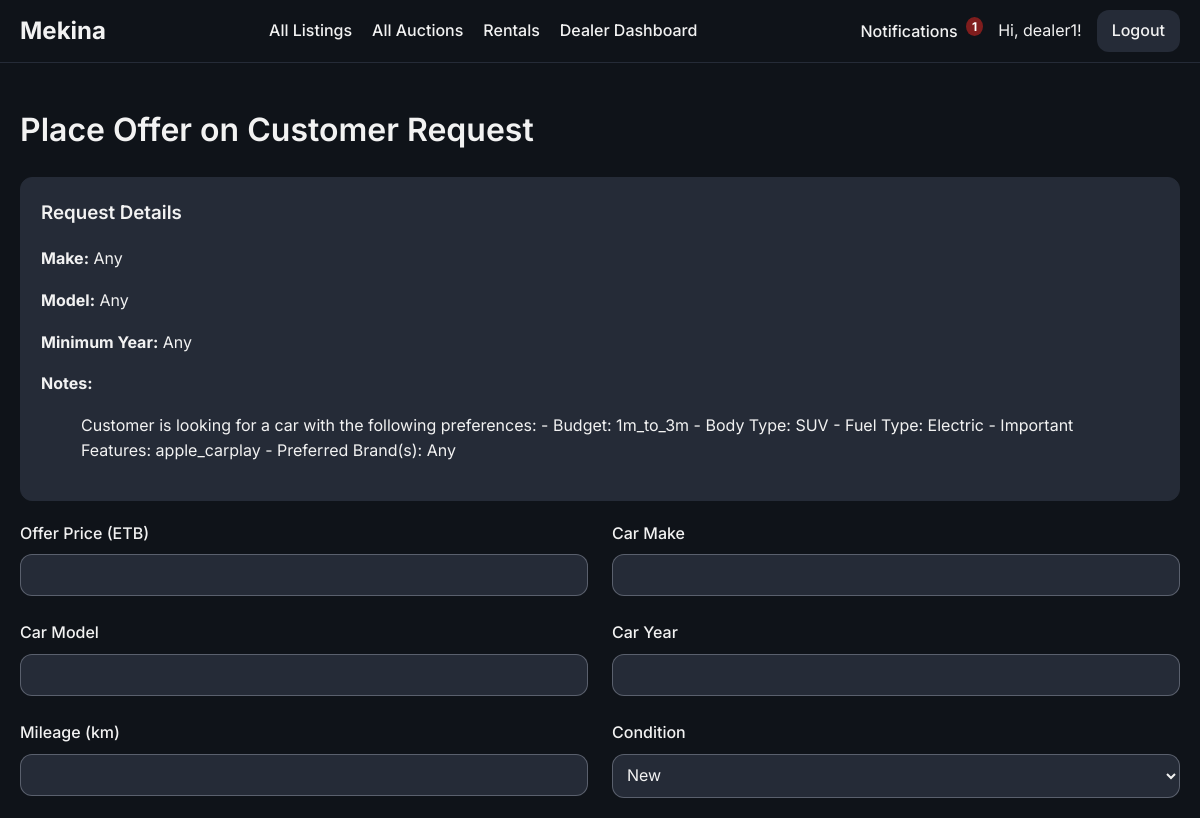
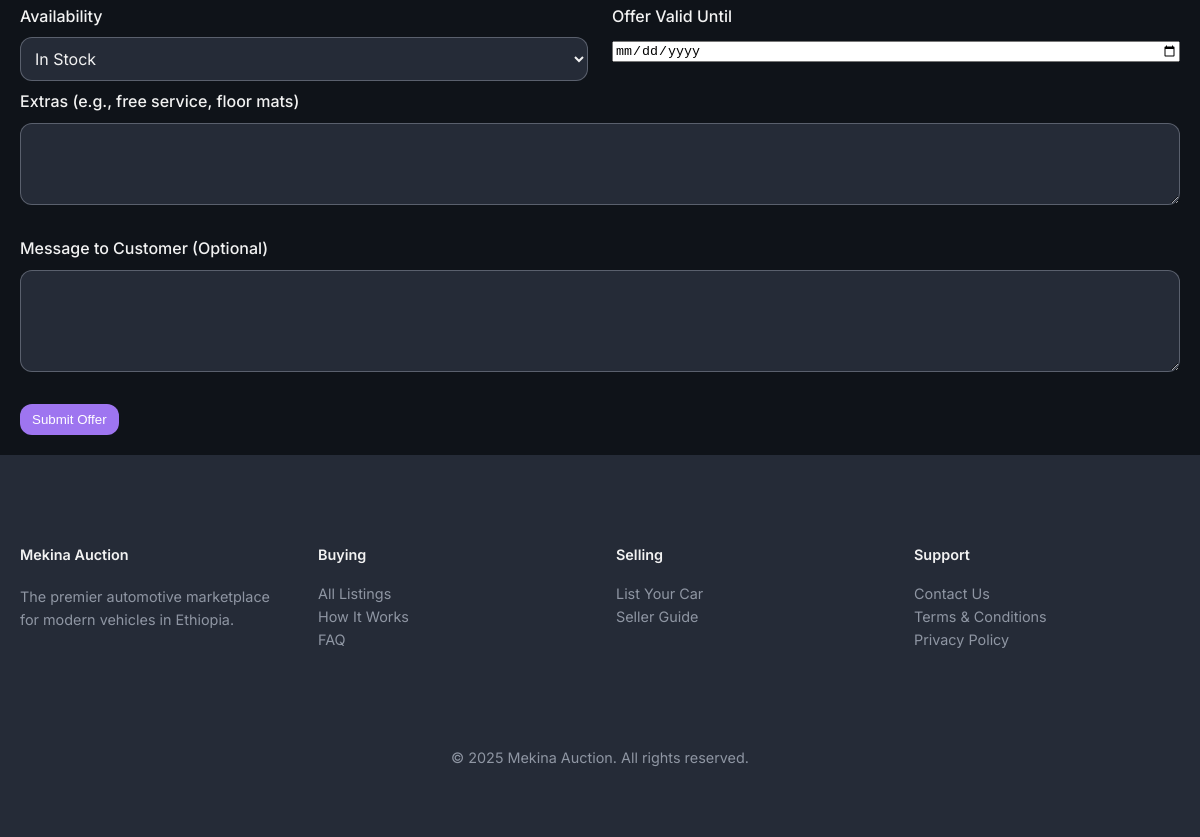
Page /dealer/request/11/bid (signed in) on the earlier database version (2 pictures, top to bottom).
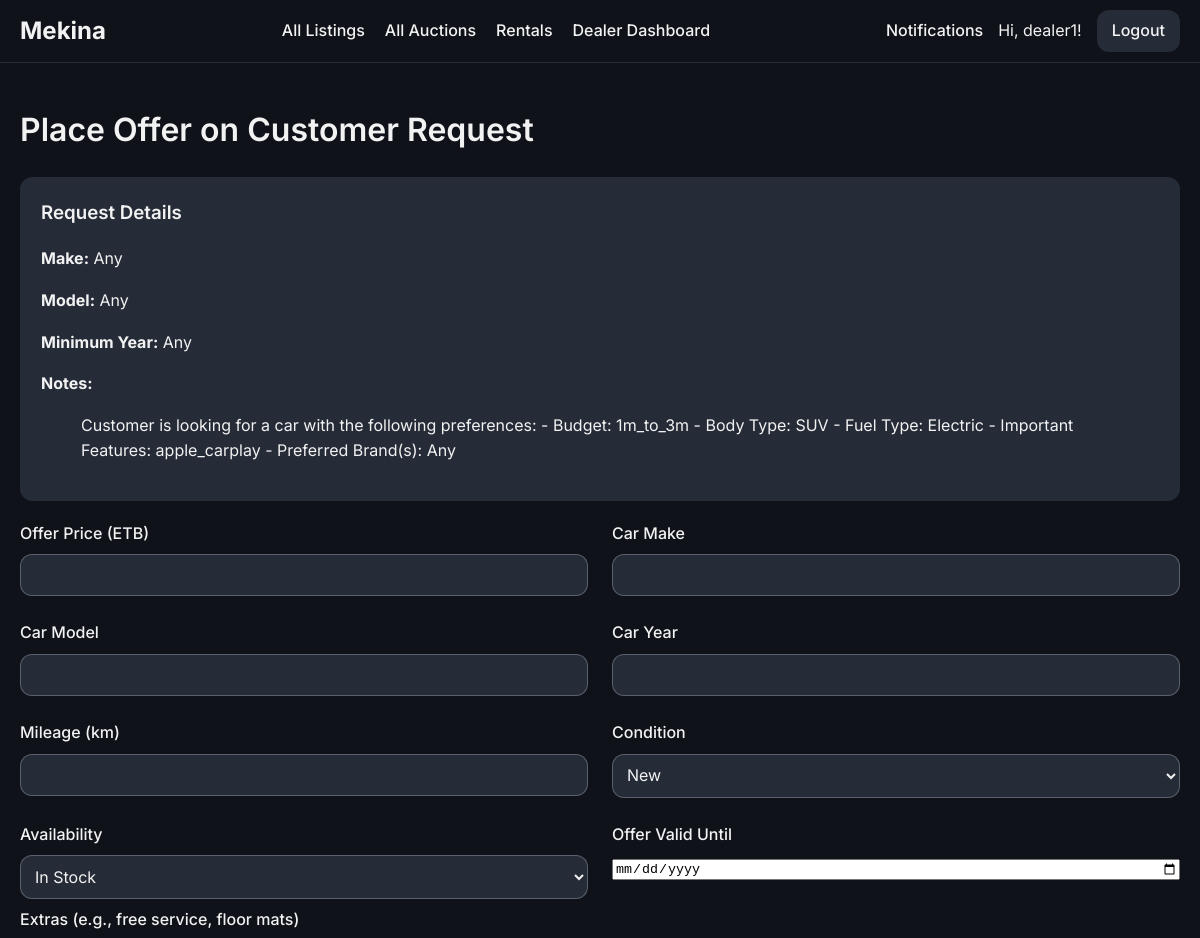
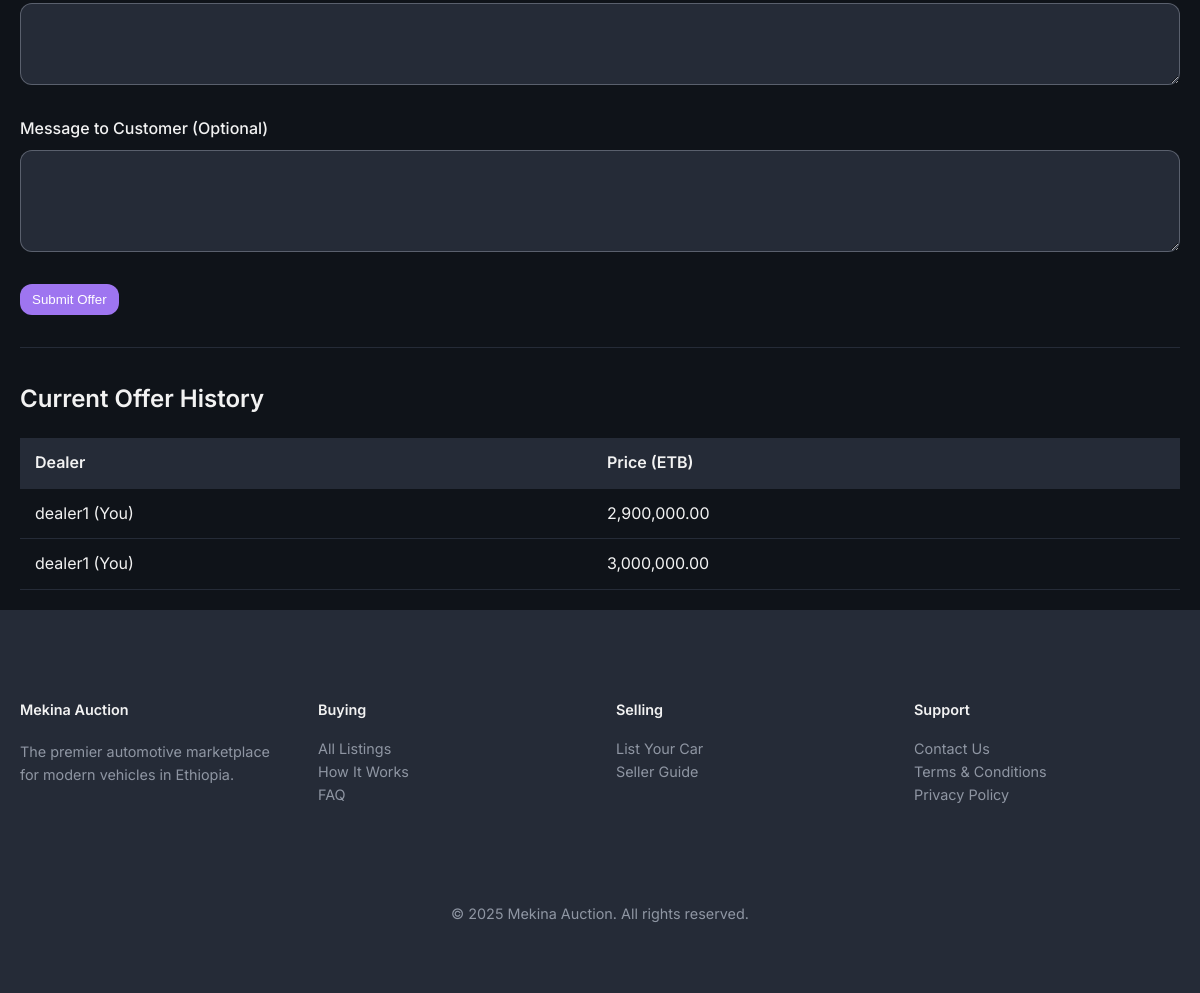
Same page on the later database version (2 pictures, top to bottom).
### models/dealer_bid.py (models this page shows, shortened)
class DealerBid(db.Model):
    id = db.Column(db.Integer, primary_key=True)
    price = db.Column(db.Float, nullable=False)
    timestamp = db.Column(db.DateTime, index=True, default=datetime.utcnow)
    status = db.Column(db.String(20), nullable=False, default='pending') # e.g., pending, accepted, rejected
    make = db.Column(db.String(64), nullable=False)
    model = db.Column(db.String(64), nullable=False)
    availability = db.Column(db.String(50), nullable=False)
    car_year = db.Column(db.Integer, nullable=False)
    mileage = db.Column(db.Integer, nullable=False)
    condition = db.Column(db.String(50), nullable=False)
    extras = db.Column(db.Text, nullable=True)
    valid_until = db.Column(db.Date, nullable=False)
    message = db.Column(db.Text, nullable=True)
    dealer_id = db.Column(db.Integer, db.ForeignKey('user.id'), nullable=False)
    request_id = db.Column(db.Integer, db.ForeignKey('car_requests.id'), nullable=False)
    deal = db.relationship('Deal', backref='accepted_bid', uselist=False, foreign_keys='Deal.accepted_bid_id')

### models/user.py (models this page shows, shortened)
class User(UserMixin, db.Model):
    id = db.Column(db.Integer, primary_key=True)
    username = db.Column(db.String(64), index=True, unique=True, nullable=False)
    email = db.Column(db.String(120), index=True, unique=True, nullable=False)
    phone_number = db.Column(db.String(20), nullable=True)
    password_hash = db.Column(db.String(128))
    is_admin = db.Column(db.Boolean, default=False)
    is_dealer = db.Column(db.Boolean, default=False)
    is_rental_company = db.Column(db.Boolean, default=False)
    points = db.Column(db.Integer, nullable=False, default=5) # Points for dealers to bid
    cars = db.relationship('Car', backref='owner', lazy='dynamic')
    bids = db.relationship('Bid', backref='bidder', lazy='dynamic')
    dealer_bids = db.relationship('DealerBid', backref='dealer', lazy='dynamic')
    car_requests = db.relationship('CarRequest', backref='customer', lazy='dynamic')

### routes/dealer.py (the view, shortened to what this page needs)
@dealer_bp.route('/request/<int:request_id>/bid', methods=['GET', 'POST'])
@login_required
@dealer_required
def place_bid(request_id):
    car_request = CarRequest.query.get_or_404(request_id)
    existing_bids = car_request.dealer_bids.order_by(DealerBid.price.asc()).all()
    form = DealerBidForm()
    return render_template('place_dealer_bid.html', form=form, car_request=car_request, bids=existing_bids)

### routes/dealer.py (shortened to what this page needs)
class DealerBidForm(FlaskForm):
    price = FloatField('Offer Price (ETB)', validators=[DataRequired(), NumberRange(min=1)])
    make = StringField('Car Make', validators=[DataRequired()])
    model = StringField('Car Model', validators=[DataRequired()])
    car_year = IntegerField('Car Year', validators=[DataRequired(), NumberRange(min=1900, max=datetime.now().year + 1)])
    condition = SelectField('Condition', choices=[('New', 'New'), ('Used', 'Used')], validators=[DataRequired()])
    mileage = IntegerField('Mileage (km)', validators=[Optional(), NumberRange(min=0)])
    availability = SelectField('Availability', choices=[('In Stock', 'In Stock'), ('Available on Order', 'Available on Order')], validators=[DataRequired()])
    valid_until = DateField('Offer Valid Until', format='%Y-%m-%d', validators=[DataRequired()])
    extras = TextAreaField('Extras (e.g., free service, floor mats)', validators=[Optional(), Length(max=500)])
    message = TextAreaField('Message to Customer (Optional)', validators=[Optional(), Length(max=1000)])
    submit = SubmitField('Submit Offer')

### templates/place_dealer_bid.html (shortened to what this page needs)
{% extends "base.html" %}
{% block content %}
    <h1>Place Offer on Customer Request</h1>
    <div class="question-context">
        <h3>Request Details</h3>
        <p><strong>Make:</strong> {{ car_request.make or 'Any' }}</p>
        <p><strong>Model:</strong> {{ car_request.model or 'Any' }}</p>
        <p><strong>Minimum Year:</strong> {{ car_request.min_year or 'Any' }}</p>
        <p><strong>Notes:</strong></p>
        <blockquote>{{ car_request.notes or 'None' }}</blockquote>
    </div>
    <form method="POST" action="">
        <div class="form-grid two-columns">
            <div class="form-group">
                {{ form.price.label }}
                {{ form.price() }}
            </div>
            <div class="form-group">
                {{ form.make.label }}
                {{ form.make() }}
            </div>
            <div class="form-group">
                {{ form.model.label }}
                {{ form.model() }}
            </div>
            <div class="form-group">
                {{ form.car_year.label }}
                {{ form.car_year() }}
            </div>
            <div class="form-group">
                {{ form.mileage.label }}
                {{ form.mileage() }}
            </div>
            <div class="form-group">
                {{ form.condition.label }}
                {{ form.condition() }}
            </div>
            <div class="form-group">
                {{ form.availability.label }}
                {{ form.availability() }}
            </div>
            <div class="form-group">
                {{ form.valid_until.label }}
                {{ form.valid_until(placeholder='YYYY-MM-DD') }}
            </div>
        </div>
        <div class="form-group">
            {{ form.extras.label }}
            {{ form.extras(rows=3) }}
        </div>
        <div class="form-group">
            {{ form.message.label }}
            {{ form.message(rows=4) }}
        </div>
        {{ form.submit(class='btn approve') }}
    </form>
    {% if bids %}
    <hr>
    <h2>Current Offer History</h2>
    <table>
        <thead>
            <tr>
                <th>Dealer</th>
                <th>Price (ETB)</th>
            </tr>
        </thead>
        <tbody>
            {% for bid in bids %}
            <tr>
                <td>{{ bid.dealer.username }} {% if bid.dealer_id == current_user.id %}(You){% endif %}</td>
                <td>{{ '{:,.2f}'.format(bid.price) }}</td>
            {% endfor %}
        </tbody>
    </table>
    {% endif %}
{% endblock %}

### templates/base.html (shortened to what the changed rows need)
<!DOCTYPE html>
<html lang="en">
<head>
    <link rel="stylesheet" href="{{ url_for('static', filename='css/style.css') }}">
</head>
<body>
    <nav>
        <div class="nav-right">
            {% if current_user.is_authenticated %}
                <a href="{{ url_for('main.notifications') }}">
                    Notifications
                    {% if unread_notifications > 0 %}<span class="notification-badge">{{ unread_notifications }}</span>{% endif %}
                </a>
            {% else %}
                <a href="{{ url_for('auth.login') }}" class="nav-button">Login</a>
                <a href="{{ url_for('auth.register') }}" class="nav-button">Register</a>
            {% endif %}
        </div>
    </nav>
    <main class="container">
        {% block content %}{% endblock %}
    </main>
</body>
</html>

Differences in the rows shown:
added DealerBid: dealer.username "dealer1", shows "(You)", price "2,900,000.00"
added DealerBid: dealer.username "dealer1", shows "(You)", price "3,000,000.00"
Other differences:
{{ unread_notifications }}: "1" → (not shown)
text now shown: "Current Offer History Dealer Price (ETB)"
